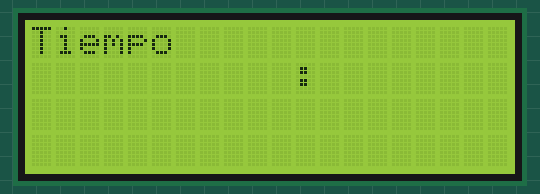
A sketch run on a simulated Arduino Mega 2560, built with avr-gcc and run on an emulated ATmega2560. On the bench: 20×4 character LCD.

Above: at 0.1 s.
At 4.1 s:
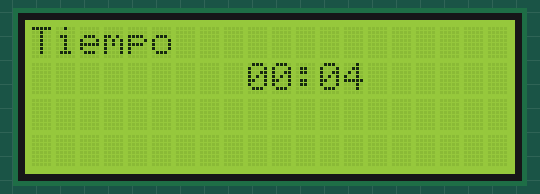
At 9.1 s:
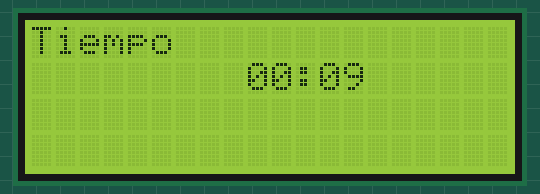
At 19.1 s:
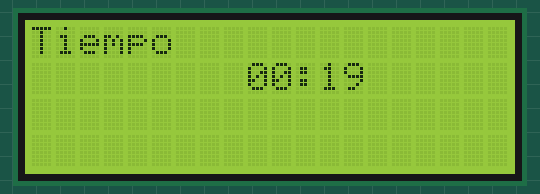
At 27.1 s:
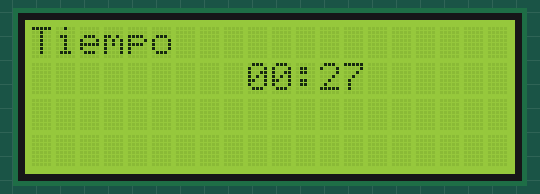
At 38.1 s:
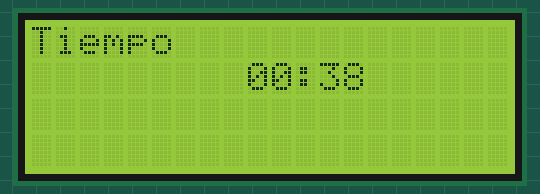

The sketch:

Practica12_Reloj.ino
```cpp
#include  <LiquidCrystal.h>
#include <TimerOne.h>
LiquidCrystal lcd(28, 30, 32, 34, 36, 38);
int bandera=0;
int s=0, m=0;
void unsegundo(){
  bandera=1;
  s++;

  }


void setup() {
  lcd.begin(20, 4);
  Timer1.initialize(1000000);
  Timer1.attachInterrupt(unsegundo);
  lcd.setCursor(0,0);
  lcd.print("Tiempo");
  lcd.setCursor(11,1);
  lcd.print(":");

}

void loop() {
   if(bandera==1){
    if(m>=10){
      lcd.setCursor(9,1);
      lcd.print(m);
      }
     else{
        lcd.setCursor(9,1);
        lcd.print("0");
        lcd.setCursor(10,1);
        lcd.print(m);
      }
    if(s>=10){
      lcd.setCursor(12,1);
      lcd.print(s);
      }
    else{
        lcd.setCursor(12,1);
        lcd.print("0");
        lcd.setCursor(13,1);
        lcd.print(s);
      }


    if(s>=60){
      m++;
      s=0;
      }
    bandera=0;
    }

}
```

Measured:
- what the display in image 1 shows lasts 1.0 s, from 4.1 s to 5.1 s
